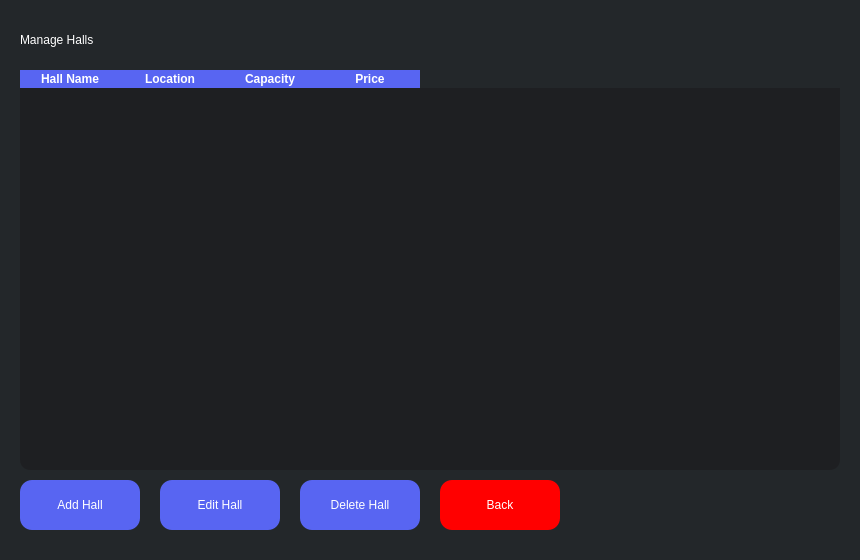
<?xml version="1.0" encoding="UTF-8"?>
<ui version="4.0">
 <class>HallView</class>
 <widget class="QWidget" name="HallView">
  <property name="geometry">
   <rect>
    <x>0</x>
    <y>0</y>
    <width>860</width>
    <height>560</height>
   </rect>
  </property>
  <property name="styleSheet">
   <string notr="true">background-color: #23272A;</string>
  </property>
  <widget class="QLabel" name="titleLabel">
   <property name="geometry">
    <rect>
     <x>20</x>
     <y>20</y>
     <width>820</width>
     <height>40</height>
    </rect>
   </property>
   <property name="styleSheet">
    <string notr="true">font: 900 18pt "Segoe UI"; color: white;</string>
   </property>
   <property name="text">
    <string>Manage Halls</string>
   </property>
  </widget>
  <widget class="QTableWidget" name="hallTable">
   <property name="geometry">
    <rect>
     <x>20</x>
     <y>70</y>
     <width>820</width>
     <height>400</height>
    </rect>
   </property>
   <property name="styleSheet">
    <string notr="true">
     QTableWidget {
       background-color: #1E1F22;
       color: white;
       gridline-color: #5865F2;
       border-radius: 10px;
     }
     QHeaderView::section {
       background-color: #5865F2;
       color: white;
       font-weight: bold;
       border: none;
     }
    </string>
   </property>
   <property name="rowCount">
    <number>0</number>
   </property>
   <property name="columnCount">
    <number>4</number>
   </property>
   <column>
    <property name="text">
     <string>Hall Name</string>
    </property>
   </column>
   <column>
    <property name="text">
     <string>Location</string>
    </property>
   </column>
   <column>
    <property name="text">
     <string>Capacity</string>
    </property>
   </column>
   <column>
    <property name="text">
     <string>Price</string>
    </property>
   </column>
  </widget>
  <widget class="QPushButton" name="addHallButton">
   <property name="geometry">
    <rect>
     <x>20</x>
     <y>480</y>
     <width>120</width>
     <height>50</height>
    </rect>
   </property>
   <property name="styleSheet">
    <string notr="true">
     QPushButton {
       font: 700 12pt "Segoe UI";
       color: white;
       background-color: #5865F2;
       border-radius: 12px;
     }
     QPushButton:hover {
       background-color: #4752C4;
     }
    </string>
   </property>
   <property name="text">
    <string>Add Hall</string>
   </property>
  </widget>
  <widget class="QPushButton" name="editHallButton">
   <property name="geometry">
    <rect>
     <x>160</x>
     <y>480</y>
     <width>120</width>
     <height>50</height>
    </rect>
   </property>
   <property name="styleSheet">
    <string notr="true">
     QPushButton {
       font: 700 12pt "Segoe UI";
       color: white;
       background-color: #5865F2;
       border-radius: 12px;
     }
     QPushButton:hover {
       background-color: #4752C4;
     }
    </string>
   </property>
   <property name="text">
    <string>Edit Hall</string>
   </property>
  </widget>
  <widget class="QPushButton" name="deleteHallButton">
   <property name="geometry">
    <rect>
     <x>300</x>
     <y>480</y>
     <width>120</width>
     <height>50</height>
    </rect>
   </property>
   <property name="styleSheet">
    <string notr="true">
     QPushButton {
       font: 700 12pt "Segoe UI";
       color: white;
       background-color: #5865F2;
       border-radius: 12px;
     }
     QPushButton:hover {
       background-color: #4752C4;
     }
    </string>
   </property>
   <property name="text">
    <string>Delete Hall</string>
   </property>
  </widget>
  <widget class="QPushButton" name="backButton">
   <property name="geometry">
    <rect>
     <x>440</x>
     <y>480</y>
     <width>120</width>
     <height>50</height>
    </rect>
   </property>
   <property name="styleSheet">
    <string notr="true">
     QPushButton {
       font: 700 12pt "Segoe UI";
       color: white;
       background-color: rgb(255, 0, 0);
       border-radius: 12px;
     }
     QPushButton:hover {
       background-color: rgb(170, 0, 0);
     }
    </string>
   </property>
   <property name="text">
    <string>Back</string>
   </property>
  </widget>
 </widget>
 <resources/>
 <connections/>
</ui>
